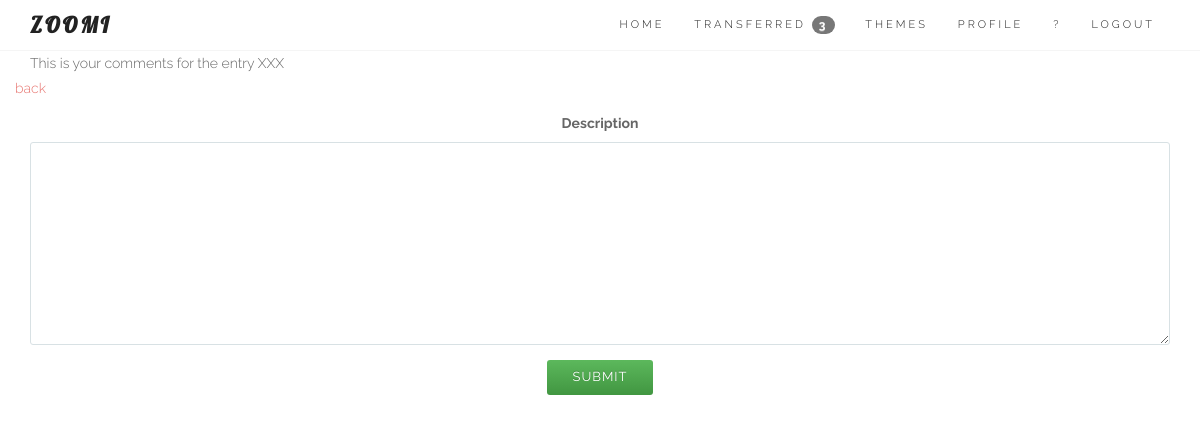
Page /entries/61/comment/ (signed in) on the earlier database version.
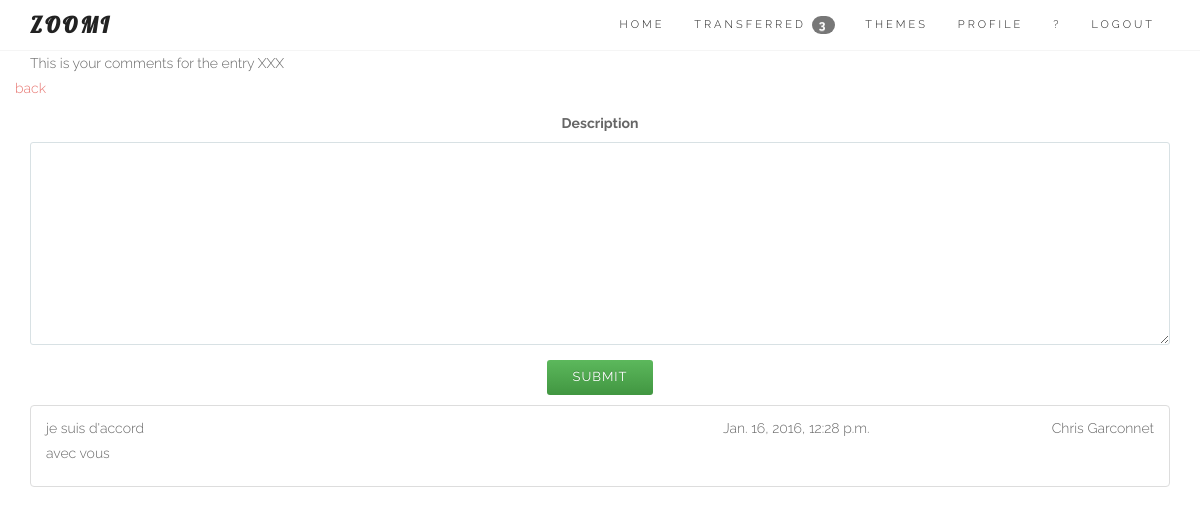
Same page on the later database version.
### core/models.py (models this page shows, shortened)
class Comment(models.Model):
	user = models.ForeignKey(User)
	entry = models.ForeignKey(Entry)
	description = models.TextField(null=True, blank=True)
	source = models.IntegerField(choices=SOURCE_CHOICES, null=True, blank=True)
	created_at = models.DateTimeField(auto_now_add=True)

### core/views.py (the view, shortened to what this page needs)
# urls.py: url(r'^entries/(?P<pk>\d+)/comment/$', login_required(coreviews.CommentListAppendView.as_view()), name='commentlist'),
class CommentListAppendView(ListCommentView):
	model = coremodels.Comment
	template_name = 'comment/list.html'
	context_object_name = 'comment'
	def get_context_data(self, **kwargs):
		context = super(CommentListAppendView, self).get_context_data(**kwargs)
		entry = coremodels.Entry.objects.filter(Q(user=self.request.user) | Q(assignees=self.request.user), id=self.kwargs['pk'])
		print(entry.count())
		context['nb_entry'] = entry.count()
		return context
	def get_queryset(self):
		entry = coremodels.Entry.objects.filter(Q(user=self.request.user) | Q(assignees=self.request.user), id=self.kwargs['pk'])
		print(entry.count())
		self.nb_entry = '666'
		if entry:
			entry = entry[0]
			print('coucou')
		return coremodels.Comment.objects.filter(entry=entry).order_by('-created_at')

### core/models.py
class CommentCreateForm(ModelForm):
	class Meta:
		model = Comment
		fields = ['description'] # the form on the homepage
	def __init__(self, *args, **kwargs): # current_business, as parameter (cf Creeam)
		super(CommentCreateForm, self).__init__(*args, **kwargs)
		self.fields['description'].widget.attrs['autofocus'] = "on"

### core/models.py (called while the page is built)
	def get_entry_transfered(self):
		return self.user.entry_set.filter(transfered=True, done=False).count()

	def get(self, request, *args, **kwargs):
		self.object_list = self.get_queryset()
		allow_empty = self.get_allow_empty()
		if not allow_empty and len(self.object_list) == 0:
			raise Http404(_(u"Empty list and '%(class_name)s.allow_empty' is False.")
							% {'class_name': self.__class__.__name__})
		self.object = None
		form_class = self.get_form_class()
		form = self.get_form(form_class)
		context = self.get_context_data(object_list=self.object_list, form=form)
		return self.render_to_response(context)

### templates/comment/list.html (shortened to what this page needs)
{% extends "base/theme.html" %}
{% load sitegate %}
{% load staticfiles %}
{% block page_sub_title %}
This is your comments for the entry XXX
{% endblock %}
{% block content %}
<link rel="stylesheet" href="{% static "css/zoomi.css" %}">
<section id="services">
	<div class="container">
{% if nb_entry %}
		<div class="row ">
			<a href="/">back</a>
				{% include 'comment/create.html' %}
		</div>
{% else %}
This entry do not exist or is no longer assigned to you
{% endif %}
		<div class="row ">
			<div class="col-lg-12 text-center">
						<ul id="comment_list">
						   	{% for objects in object_list %}
{% block detail %}
									{% include 'comment/details.html' %}
{% endblock %}
							{% endfor %}
						</ul>
			</div>
		</div>
	</div>
</section>
{% endblock %}

### templates/comment/details.html
<li id="entry_{{ objects.id }}" class="list-group-item {% if objects.section == 1 %}active{% endif %}">
  	<div class="row">
  		<div class="col-xs-6 col-sm-6 col-md-6 text-left">
  			{{ objects.description|linebreaks }}
  		</div>
  		<div class="col-xs-3 col-sm-3 col-md-3 text-right">
  			{{ objects.created_at }}
  		</div>
  		<div class="col-xs-3 col-sm-3 col-md-3 text-right">
  			{{ objects.user.get_full_name }}
  		</div>
	</div>
</li>

Differences in the rows shown:
added Comment: description "je suis d'accord avec vous", created_at "Jan. 16, 2016, 12:28 p.m.", user.get_full_name "Chris Garconnet"
